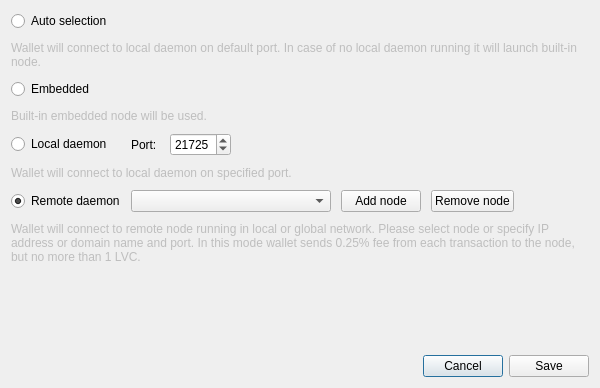
<?xml version="1.0" encoding="UTF-8"?>
<ui version="4.0">
 <class>ConnectionSettingsDialog</class>
 <widget class="QDialog" name="ConnectionSettingsDialog">
  <property name="windowModality">
   <enum>Qt::ApplicationModal</enum>
  </property>
  <property name="geometry">
   <rect>
    <x>0</x>
    <y>0</y>
    <width>600</width>
    <height>388</height>
   </rect>
  </property>
  <property name="windowTitle">
   <string>Connection settings</string>
  </property>
  <layout class="QGridLayout" name="gridLayout_2">
   <item row="2" column="0">
    <layout class="QHBoxLayout" name="horizontalLayout">
     <item>
      <spacer name="horizontalSpacer">
       <property name="orientation">
        <enum>Qt::Horizontal</enum>
       </property>
       <property name="sizeHint" stdset="0">
        <size>
         <width>40</width>
         <height>20</height>
        </size>
       </property>
      </spacer>
     </item>
     <item>
      <widget class="QPushButton" name="connectionCancelButton">
       <property name="text">
        <string>Cancel</string>
       </property>
      </widget>
     </item>
     <item>
      <widget class="QPushButton" name="connectionSaveButton">
       <property name="text">
        <string>Save</string>
       </property>
      </widget>
     </item>
    </layout>
   </item>
   <item row="0" column="0">
    <layout class="QGridLayout" name="gridLayout">
     <property name="sizeConstraint">
      <enum>QLayout::SetMaximumSize</enum>
     </property>
     <property name="verticalSpacing">
      <number>10</number>
     </property>
     <item row="0" column="0">
      <widget class="QRadioButton" name="radioButton_1">
       <property name="enabled">
        <bool>true</bool>
       </property>
       <property name="text">
        <string>Auto selection</string>
       </property>
       <property name="checked">
        <bool>false</bool>
       </property>
      </widget>
     </item>
     <item row="1" column="0" colspan="2">
      <widget class="QLabel" name="label">
       <property name="enabled">
        <bool>false</bool>
       </property>
       <property name="text">
        <string>Wallet will connect to local daemon on default port. In case of no local daemon running it will launch built-in node.</string>
       </property>
       <property name="wordWrap">
        <bool>true</bool>
       </property>
      </widget>
     </item>
     <item row="2" column="0">
      <widget class="QRadioButton" name="radioButton_2">
       <property name="text">
        <string>Embedded</string>
       </property>
      </widget>
     </item>
     <item row="3" column="0" colspan="2">
      <widget class="QLabel" name="label_2">
       <property name="enabled">
        <bool>false</bool>
       </property>
       <property name="text">
        <string>Built-in embedded node will be used.</string>
       </property>
       <property name="wordWrap">
        <bool>true</bool>
       </property>
      </widget>
     </item>
     <item row="4" column="0">
      <widget class="QRadioButton" name="radioButton_3">
       <property name="text">
        <string>Local daemon</string>
       </property>
      </widget>
     </item>
     <item row="4" column="1">
      <layout class="QHBoxLayout" name="horizontalLayout_2">
       <property name="spacing">
        <number>10</number>
       </property>
       <item>
        <widget class="QLabel" name="label_3">
         <property name="text">
          <string>Port: </string>
         </property>
        </widget>
       </item>
       <item>
        <widget class="QSpinBox" name="m_localDaemonPort">
         <property name="minimum">
          <number>0</number>
         </property>
         <property name="maximum">
          <number>65535</number>
         </property>
         <property name="value">
          <number>21725</number>
         </property>
         <property name="displayIntegerBase">
          <number>10</number>
         </property>
        </widget>
       </item>
       <item>
        <spacer name="horizontalSpacer_2">
         <property name="orientation">
          <enum>Qt::Horizontal</enum>
         </property>
         <property name="sizeHint" stdset="0">
          <size>
           <width>40</width>
           <height>20</height>
          </size>
         </property>
        </spacer>
       </item>
      </layout>
     </item>
     <item row="5" column="0" colspan="2">
      <widget class="QLabel" name="label_4">
       <property name="enabled">
        <bool>false</bool>
       </property>
       <property name="text">
        <string>Wallet will connect to local daemon on specified port.</string>
       </property>
       <property name="wordWrap">
        <bool>true</bool>
       </property>
      </widget>
     </item>
     <item row="6" column="0">
      <widget class="QRadioButton" name="radioButton_4">
       <property name="text">
        <string>Remote daemon</string>
       </property>
       <property name="checked">
        <bool>true</bool>
       </property>
      </widget>
     </item>
     <item row="6" column="1">
      <layout class="QHBoxLayout" name="horizontalLayout_3">
       <property name="spacing">
        <number>10</number>
       </property>
       <item>
        <widget class="QComboBox" name="remoteNodesComboBox">
         <property name="minimumSize">
          <size>
           <width>200</width>
           <height>0</height>
          </size>
         </property>
         <property name="editable">
          <bool>false</bool>
         </property>
         <property name="insertPolicy">
          <enum>QComboBox::InsertAtTop</enum>
         </property>
        </widget>
       </item>
       <item>
        <widget class="QPushButton" name="addNodeButton">
         <property name="text">
          <string>Add node</string>
         </property>
         <property name="icon">
          <iconset resource="../../resources.qrc">
           <normaloff>:/icons/add</normaloff>:/icons/add</iconset>
         </property>
        </widget>
       </item>
       <item>
        <widget class="QPushButton" name="removeNodeButton">
         <property name="text">
          <string>Remove node</string>
         </property>
         <property name="icon">
          <iconset resource="../../resources.qrc">
           <normaloff>:/icons/remove</normaloff>:/icons/remove</iconset>
         </property>
        </widget>
       </item>
       <item>
        <spacer name="horizontalSpacer_3">
         <property name="orientation">
          <enum>Qt::Horizontal</enum>
         </property>
         <property name="sizeHint" stdset="0">
          <size>
           <width>40</width>
           <height>20</height>
          </size>
         </property>
        </spacer>
       </item>
      </layout>
     </item>
     <item row="7" column="0" colspan="2">
      <widget class="QLabel" name="label_5">
       <property name="enabled">
        <bool>false</bool>
       </property>
       <property name="sizePolicy">
        <sizepolicy hsizetype="Preferred" vsizetype="MinimumExpanding">
         <horstretch>0</horstretch>
         <verstretch>0</verstretch>
        </sizepolicy>
       </property>
       <property name="minimumSize">
        <size>
         <width>0</width>
         <height>40</height>
        </size>
       </property>
       <property name="text">
        <string>Wallet will connect to remote node running in local or global network. Please select node or specify IP address or domain name and port. In this mode wallet sends 0.25% fee from each transaction to the node, but no more than 1 LVC.</string>
       </property>
       <property name="wordWrap">
        <bool>true</bool>
       </property>
      </widget>
     </item>
    </layout>
   </item>
   <item row="1" column="0">
    <spacer name="verticalSpacer">
     <property name="orientation">
      <enum>Qt::Vertical</enum>
     </property>
     <property name="sizeHint" stdset="0">
      <size>
       <width>20</width>
       <height>40</height>
      </size>
     </property>
    </spacer>
   </item>
  </layout>
 </widget>
 <resources>
  <include location="../../resources.qrc"/>
 </resources>
 <connections>
  <connection>
   <sender>connectionCancelButton</sender>
   <signal>clicked()</signal>
   <receiver>ConnectionSettingsDialog</receiver>
   <slot>reject()</slot>
   <hints>
    <hint type="sourcelabel">
     <x>549</x>
     <y>259</y>
    </hint>
    <hint type="destinationlabel">
     <x>338</x>
     <y>140</y>
    </hint>
   </hints>
  </connection>
  <connection>
   <sender>connectionSaveButton</sender>
   <signal>clicked()</signal>
   <receiver>ConnectionSettingsDialog</receiver>
   <slot>accept()</slot>
   <hints>
    <hint type="sourcelabel">
     <x>630</x>
     <y>259</y>
    </hint>
    <hint type="destinationlabel">
     <x>338</x>
     <y>140</y>
    </hint>
   </hints>
  </connection>
  <connection>
   <sender>addNodeButton</sender>
   <signal>clicked()</signal>
   <receiver>ConnectionSettingsDialog</receiver>
   <slot>addNodeClicked()</slot>
   <hints>
    <hint type="sourcelabel">
     <x>361</x>
     <y>153</y>
    </hint>
    <hint type="destinationlabel">
     <x>290</x>
     <y>135</y>
    </hint>
   </hints>
  </connection>
  <connection>
   <sender>removeNodeButton</sender>
   <signal>clicked()</signal>
   <receiver>ConnectionSettingsDialog</receiver>
   <slot>removeNodeClicked()</slot>
   <hints>
    <hint type="sourcelabel">
     <x>459</x>
     <y>177</y>
    </hint>
    <hint type="destinationlabel">
     <x>299</x>
     <y>193</y>
    </hint>
   </hints>
  </connection>
 </connections>
</ui>
